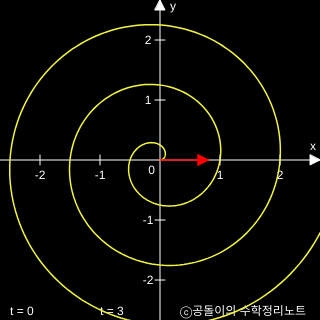
Frame 1 (no input)
Frame 60 (no input): identical to frame 1, image omitted
Frame 120 (the mouse pressed at the canvas centre since frame 60): identical to frame 1, image omitted

The p5.js sketch that drew this single still picture (run headless with seeded random() and noise() and a simulated clock; from frame 60 on, the mouse is pressed at the canvas centre):

// p5.js sketch
// ── sketch.js
var scl
var t = []
var mySlider

var x = []
var y = []

function setup() {
     createCanvas(320, 320); // 위아래로 20씩 여유 pixel 주기. 
     scl = 60
     t = linspace(0, 3, 500)

     my_slider = createSlider(0, 499, 0, 1)
     my_slider.position(0, height)

     var temp = []

     for(var i = 0; i<t.length; i++){
          temp = my_function(t[i])
          x.push(temp[0])
          y.push(temp[1])
     }
}


function draw() {
     background(0);
     plotAxes();

     // 함수는 미리 그려놓기

     push()
     noFill()
     stroke(242,245,66)
     translate(width/2, height/2)
     scale(1, -1)

     beginShape()
     strokeWeight(1.5)
     for(i = 0; i<x.length; i++){
          vertex(x[i] * scl, y[i] * scl)
     }
     endShape()
     
     // 곡선의 기울기 그리기
     var temp

     temp = my_function_prime(t[my_slider.value()])
     x_prime = temp[0]
     y_prime = temp[1]

     var x1 = x[my_slider.value()]
     var y1 = y[my_slider.value()]
     
     var delta_x = 0.8

     translate(x1 * scl, y1 * scl)
     rotate(atan2(y_prime, x_prime))
     drawArrow(0, 0, delta_x * scl, 0, 255, 0, 0)
     pop()

}

function plotAxes() {
     drawArrow(0, height / 2, width, height / 2, 255, 255, 255);
     drawArrow(width / 2, height, width / 2, 0, 255, 255, 255);
     push()
     fill(255);
     textAlign(RIGHT, TOP);
     text('0', width / 2 - 5, height / 2 + 5);
     pop()

     push();
     translate(width / 2, height / 2);
     textAlign(CENTER, TOP);
     fill(255)
     for (var i = -3; i <= 3; i++) {
          if (i != 0) {
               stroke(255);
               line(i * scl, -5, i * scl, 5);
               noStroke();
               text(str(i), i * scl, 10);
          }
     }

     for (var i = -3; i <= 3; i++) {
          if (i != 0) {
               stroke(255);
               line(-5, i * scl, 5, i * scl);
               noStroke();
               text(str(-i), -12, i * scl - 5);
          }
     }
     pop();

     push()
     fill(255)
     noStroke()
     text('x', width-10, height/2 - 10)

     text('y', width/2 + 10, 10)

     text('t = 0', 10, height- 5)
     text('t = 3', 100, height - 5)

     text('ⓒ공돌이의 수학정리노트', 180, height-5)
     pop()


}

function linspace(stt, end, steps){
     var res = []
     for(i=stt; i<=end; i+=((end-stt)/(steps-1))){
          res.push(
               i
          )
     }
     return res
}

function drawArrow(x1, y1, x2, y2, c1, c2, c3) {
     push();
     // strokeWeight(w);
     stroke(c1, c2, c3);
     fill(c1, c2, c3);
     line(x1, y1, x2, y2); //draw a line beetween the vertices
     let offset = 10 / 320 * width;
     let angle = atan2(y1 - y2, x1 - x2); //gets the angle of the line
     translate(x2, y2); //translates to the destination vertex
     rotate(angle - HALF_PI); //rotates the arrow point
     triangle(-offset * 0.5, offset, offset * 0.5, offset, 0, 0); //draws the arrow point as a triangle
     pop();
}

function my_function(t){
     x0 = t * cos(2*PI*t)
     y0 = t * sin(2*PI*t)
     return [x0, y0]
}

function my_function_prime(t){
     x0 = cos(2 * PI * t) - t * sin(2 * PI * t) * 2 * PI
     y0 = sin(2 * PI * t) + t * cos(2 * PI * t) * 2 * PI
     return [x0, y0]
}
